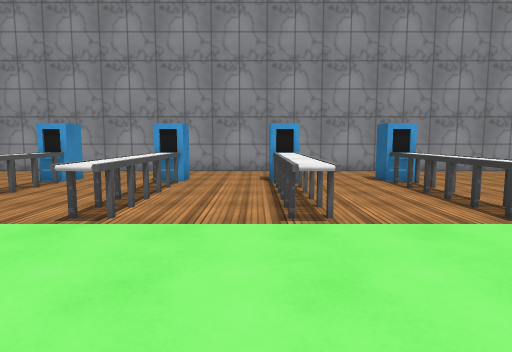
[1] (above)

24 first-person views from a walk through a 3-D level made in the Unity game engine. The camera is 1.4 m above the floor, tilts 6° down and sees 75° across. The floor is counted in squares, 1 m on a side. Each view is taken from the middle of a square. On the plan, view 1 faces up. The plan holds only what a view shows up to about 15 squares ahead; the rest is blank. The place goes on beyond the plan. Some animated figures are not drawn. Surface patterns are stand-ins for the level's own textures.

[2]
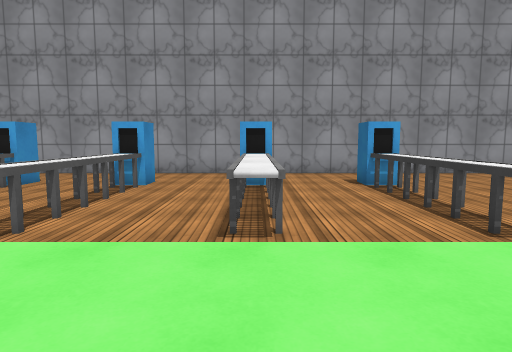

[3]
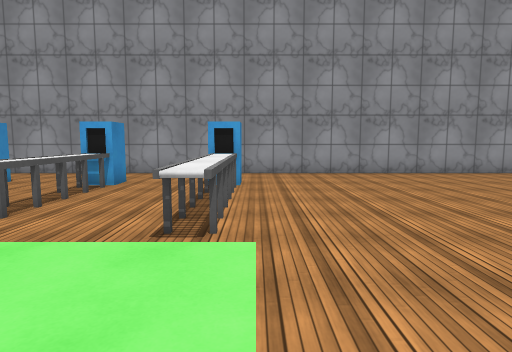

[4]
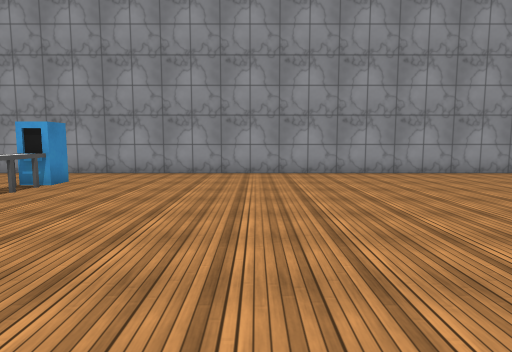

[5]
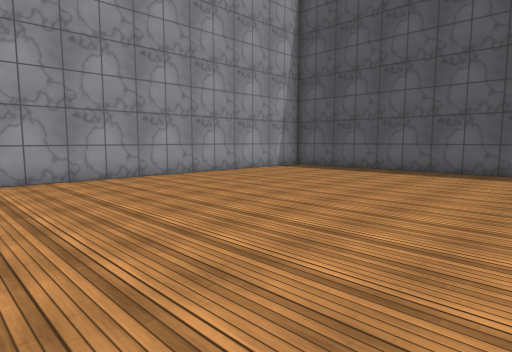

[6]
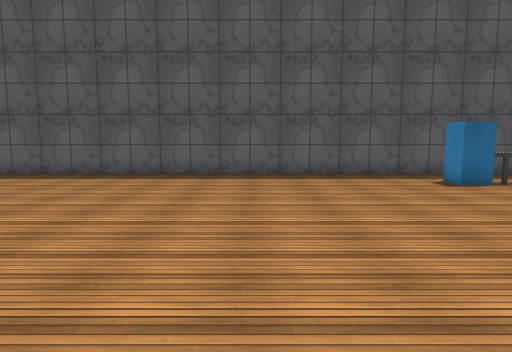

[7]
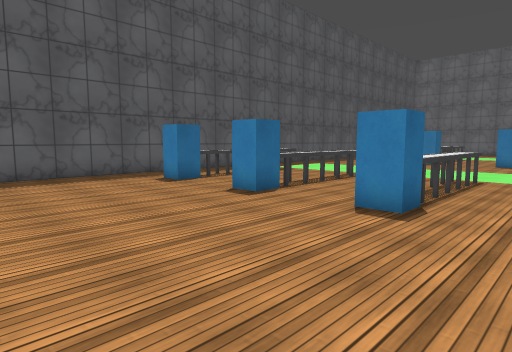

[8]
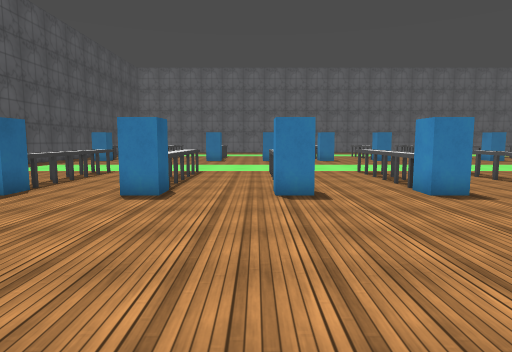

[9]
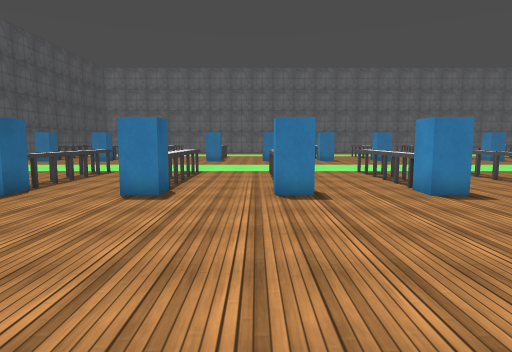

[10]
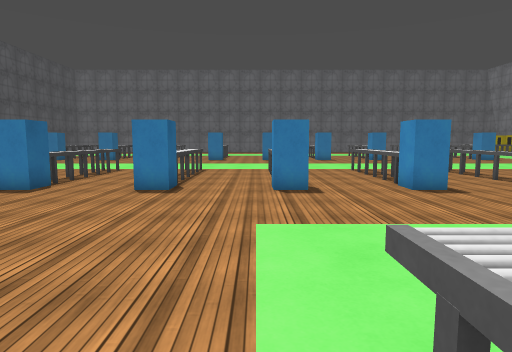

[11]
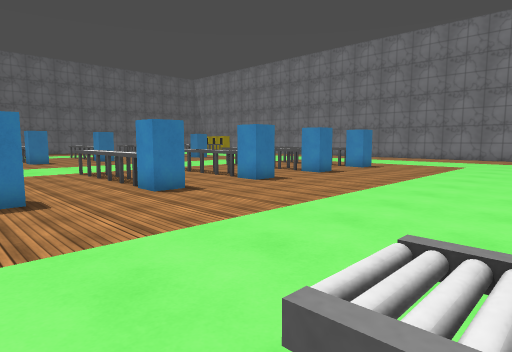

[12]
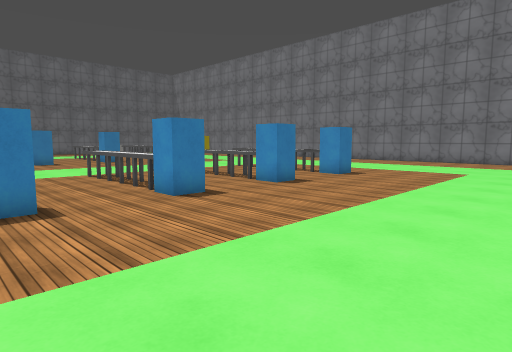

[13]
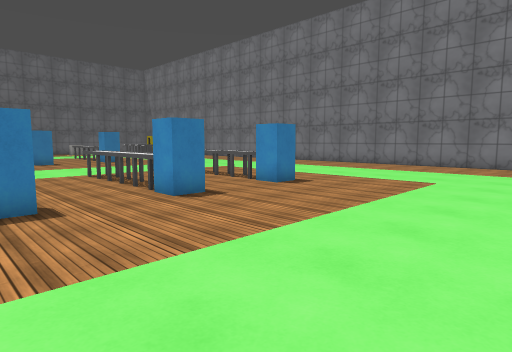

[14]
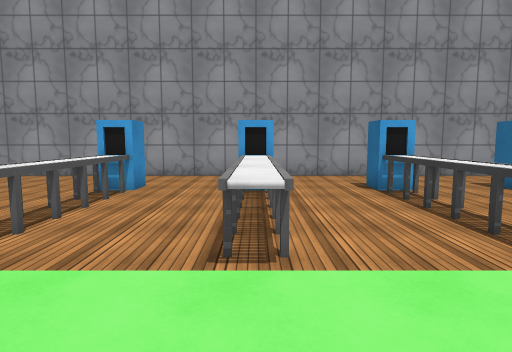

[15]
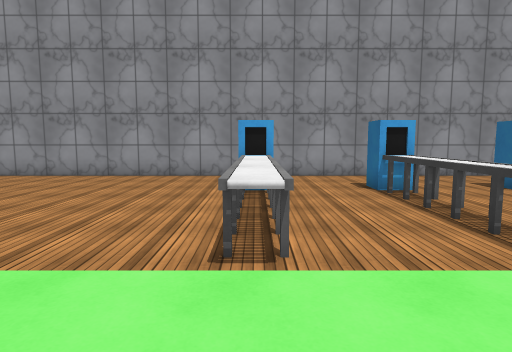

[16]
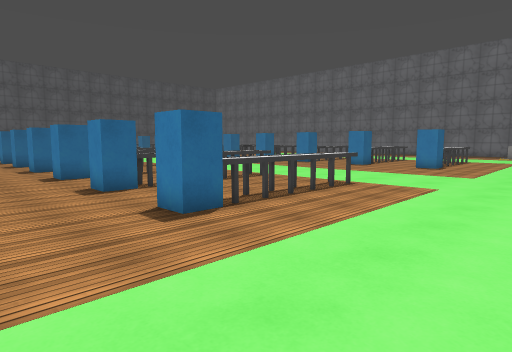

[17]
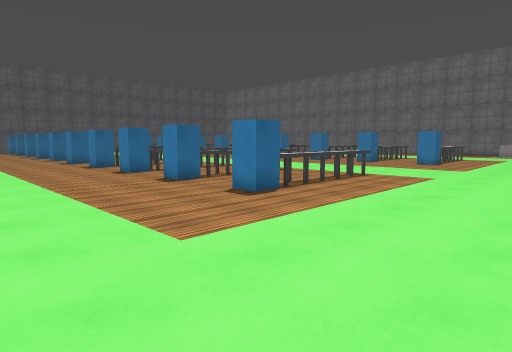

[18]
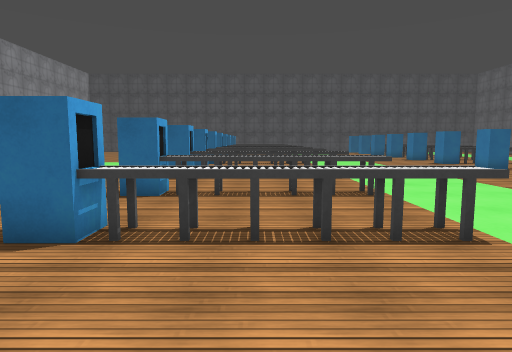

[19]
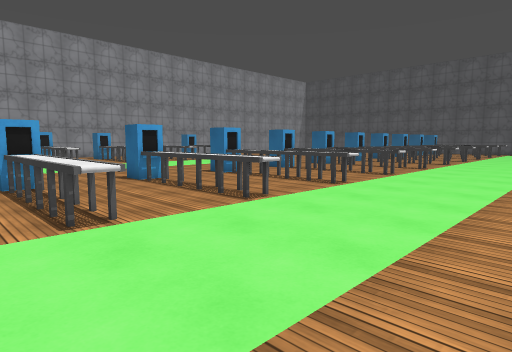

[20]
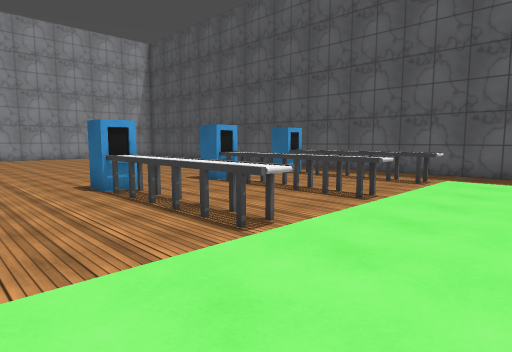

[21]
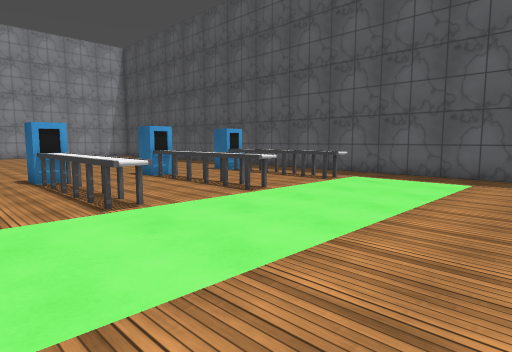

[22]
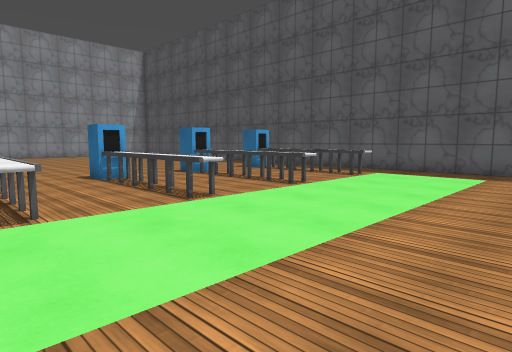

[23]
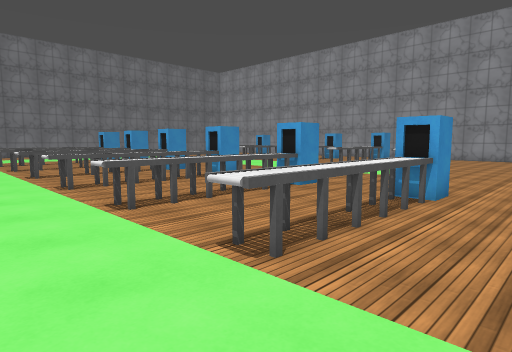

[24]
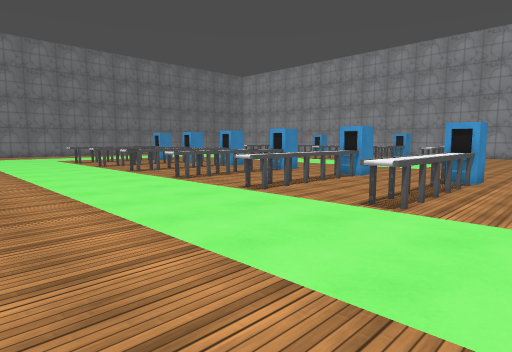

### Floor plan
Points are (right, up) in squares from view 1. A wall is a line through its corners. A room is listed if a view was taken in it or the views show most of it. See-through windows are left out.
Room 1 (views 1, 2, 3, 4, 5, 6, 7, 8, 9, 10, 11, 12, 13, 14, 15, 16, 17, 18, 19, 20, 21, 22, 23, 24)
walls: (4.4, -2.5) (5.5, -2.5) (5.5, -3.5) (4.5, -3.5); (8.5, -2.5) (9.5, -2.5) (9.5, -3.5) (8.5, -3.5) (8.5, -2.5); (0.4, -2.5) (1.5, -2.5) (1.5, -3.5) (0.5, -3.5); (-2.5, -2.5) (-2.5, -3.5) (-3.5, -3.5) (-3.5, -2.5) (-2.5, -2.5); (12.5, -3.5) (12.5, -2.5) (13.5, -2.5) (13.5, -3.4); (-6.5, -2.5) (-6.5, -3.5) (-7.5, -3.5) (-7.5, -2.5) (-6.5, -2.5); (17.6, -3.5) (16.5, -3.5) (16.5, -2.5) (17.5, -2.5); (5.5, 12.5) (5.5, 11.5) (4.5, 11.5) (4.5, 12.5); (1.5, 12.5) (1.5, 11.5) (0.5, 11.5) (0.5, 12.5); (-2.5, 12.5) (-2.5, 11.5) (-3.5, 11.5) (-3.5, 12.5); (-10.5, -2.5) (-10.5, -3.5) (-11.5, -3.5) (-11.5, -2.5) (-10.5, -2.5); (21.6, -3.5) (20.5, -3.5) (20.5, -2.5) (21.5, -2.5); (-6.5, 12.5) (-6.5, 11.5) (-7.5, 11.5) (-7.5, 12.5); (24.5, -3.6) (24.5, -2.5) (25.5, -2.5); (-10.5, 12.5) (-10.5, 11.5) (-11.5, 11.5); (28, -4) (28, 14.9); (23.1, 15.5) (-18.5, 15.5); (28, -14.2) (28, -6)
objects: other object (-11, -9); other object (-11, -8); other object (-11, -4); other object (-11, 6); other object (-11, 9); other object (-7, 6); other object (-7, 9); other object (-7, 10); other object (-3, 6); other object (-3, 8); other object (-3, 9); other object (-3, 10); other object (1, 6); other object (1, 8); other object (1, 9); other object (1, 10); other object (5, 6); other object (5, 8); other object (5, 9); other object (5, 10); other object (9, -9); other object (9, -8); other object (9, -7); other object (17, -9)

Where each view was taken, in squares from view 1:
view 1: 0 up, 0 right, facing up
view 2: 1 up, 1 right, facing up
view 3: 1 up, 6 right, facing up
view 4: 1 up, 12 right, facing up
view 5: 3 up, 12 right, facing up-right
view 6: 4 up, 14 right, facing right
view 7: 4 up, 14 right, facing down-right
view 8: 6 up, 14 right, facing down
view 9: 6 up, 10 right, facing down
view 10: 7 up, 6 right, facing down
view 11: 6 up, 6 right, facing down-left
view 12: 5 up, 2 right, facing down-left
view 13: 5 up, 2 left, facing down-left
view 14: 2 up, 7 left, facing up
view 15: 2 up, 11 left, facing up
view 16: 1 up, 17 left, facing down-right
view 17: 4 up, 18 left, facing down-right
view 18: 6 down, 16 left, facing right
view 19: 15 down, 13 left, facing up-right
view 20: 13 down, 13 right, facing up-right
view 21: 16 down, 14 right, facing up-right
view 22: 16 down, 12 right, facing up-right
view 23: 12 down, 12 right, facing up-left
view 24: 16 down, 12 right, facing up-left
